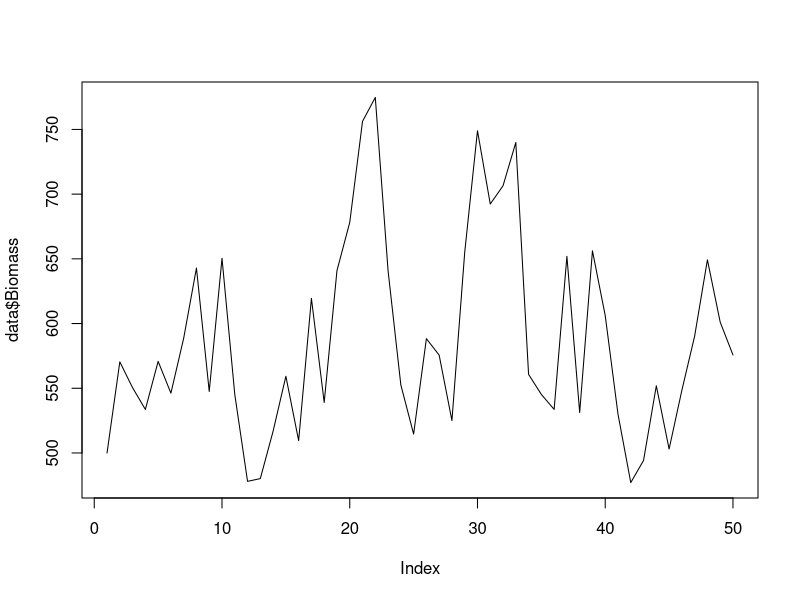
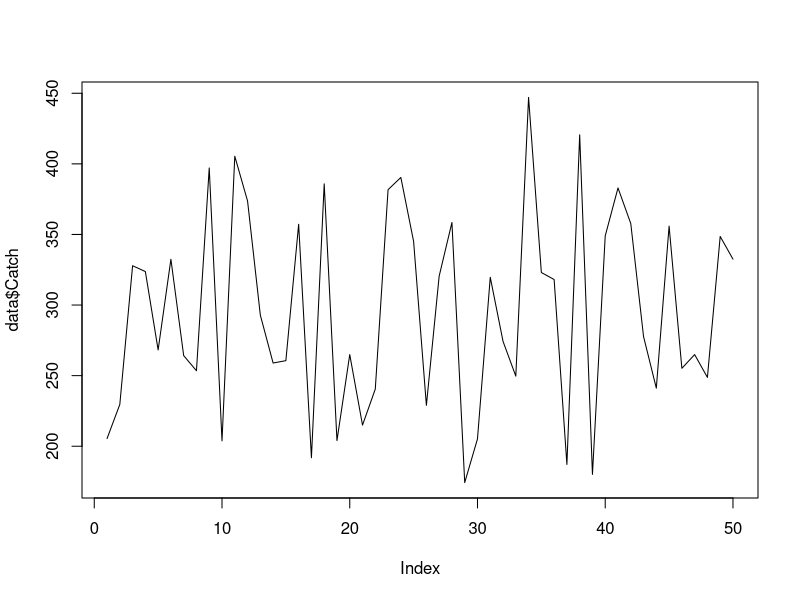
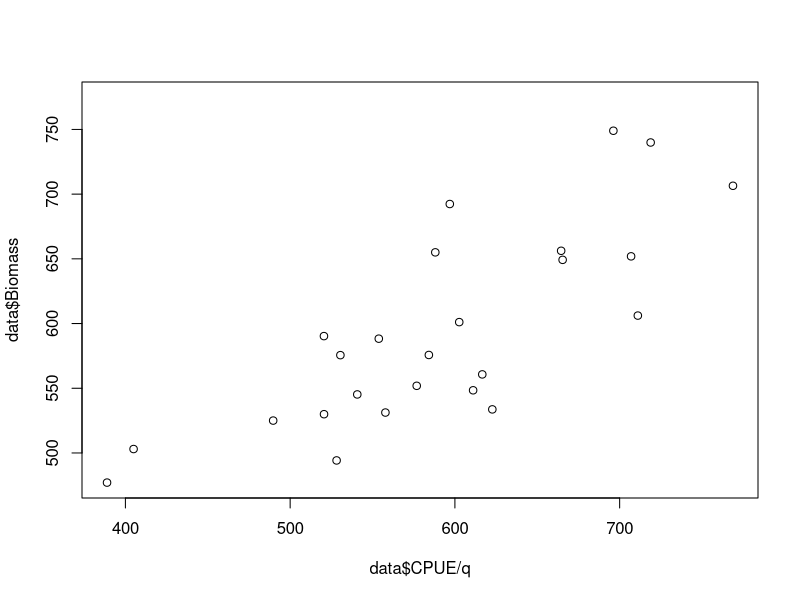
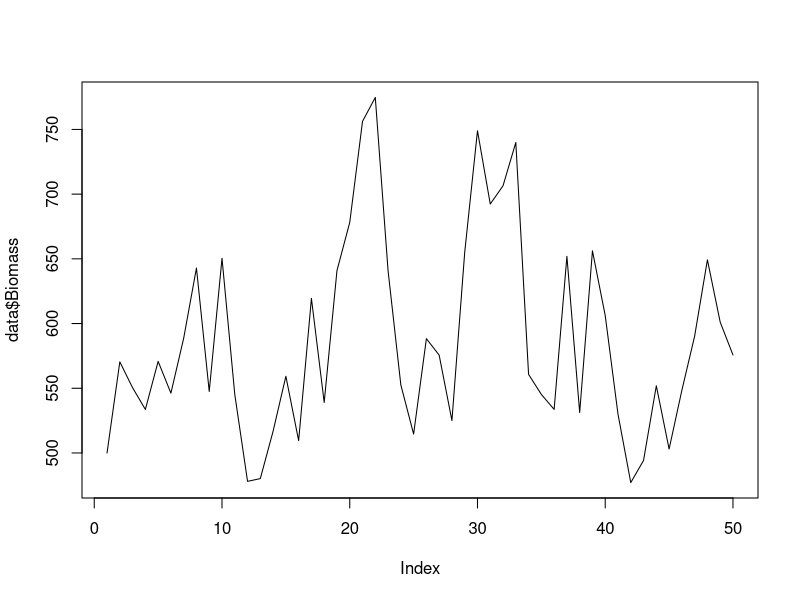
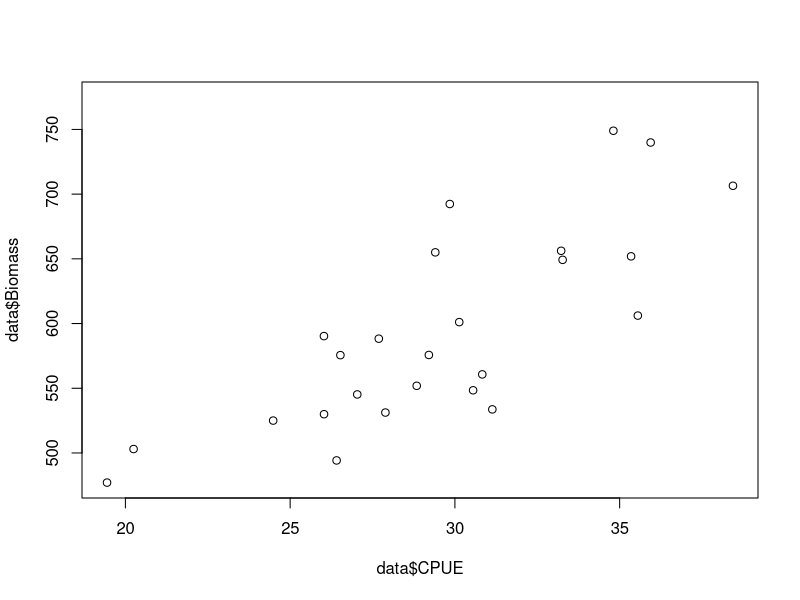
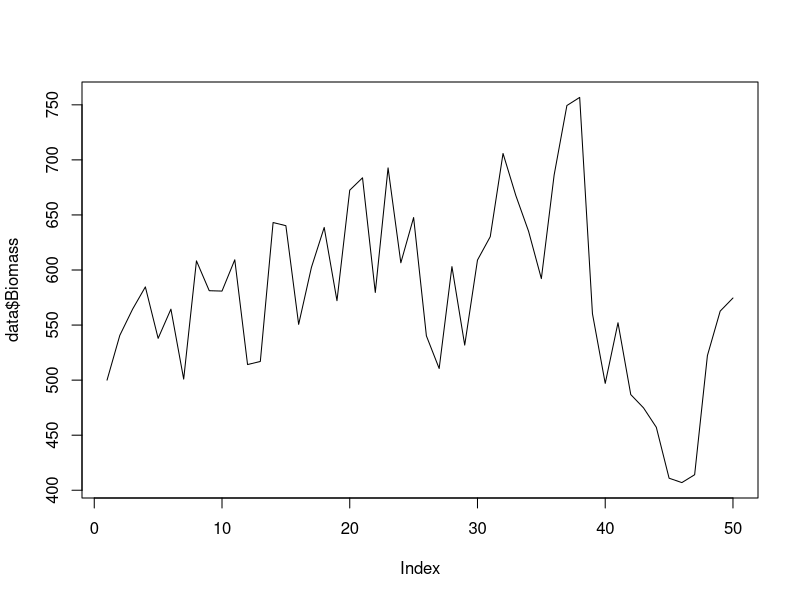
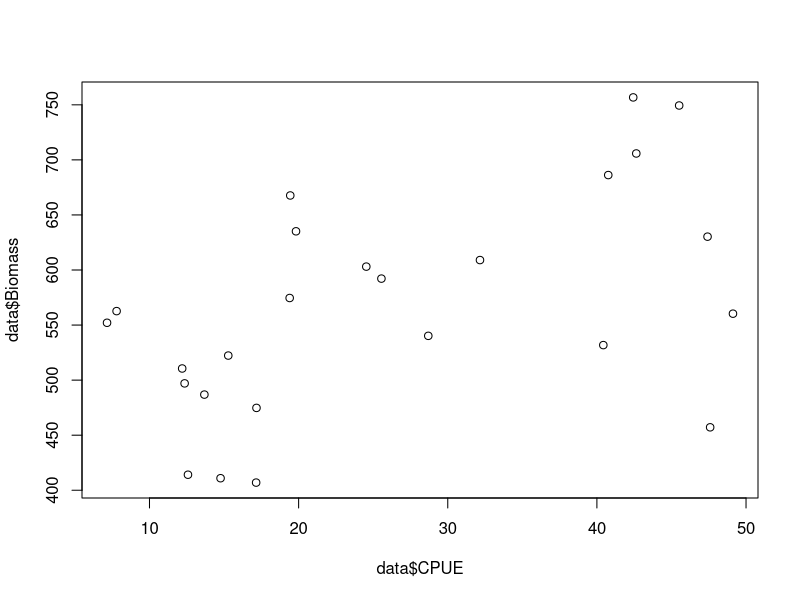
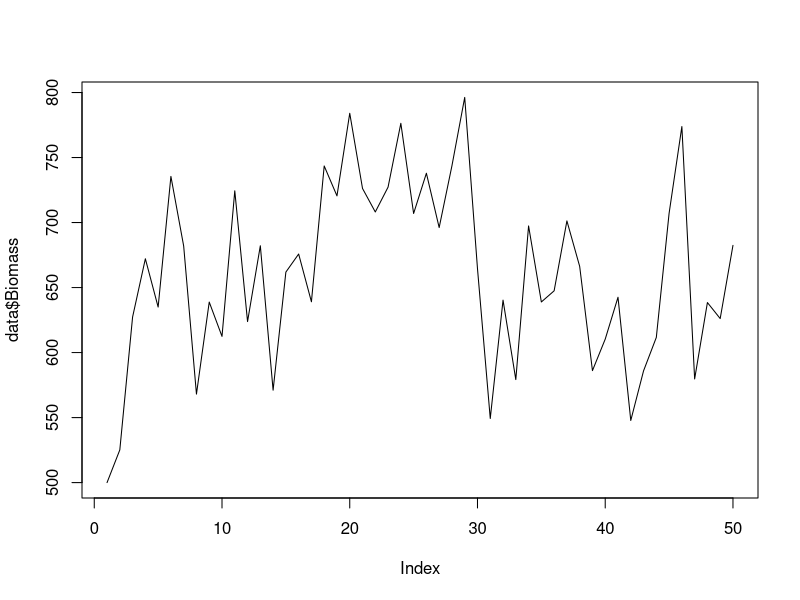

Generate these figures, in order, with R: (Note: this script raises an error after producing the figures.)
## ---- chunk 1
knitr::opts_chunk$set(echo = TRUE)
## ---- chunk 2
#rm(list =ls())
set.seed(2024)
sigma.CPUE <- 0.1

r <- 0.8
K <- 1000
D1 <- 0.5
shape <- 2
q <- 0.05
TTYear <- 50
CR<- 0.3


B <- rep(NA, TTYear)
tmpB <- rep(NA, TTYear)
Catch <- rep(NA, TTYear)


B[1] <- D1*K
Catch[1] <- B[1]*CR*runif(1,0.7,1.5)

for(t in 2:TTYear){
  tmpB[t] <- B[t-1]+r*B[t-1]*(1-(B[t-1]/K)^shape)
  Catch[t] <- tmpB[t]*CR*runif(1,0.7,1.5)
  B[t] <- tmpB[t]-Catch[t]
}

cpue <- q*B
error <- rnorm(n = length(cpue),-(sigma.CPUE^2)/2,sigma.CPUE)
cpue_obs <- cpue * exp(error)

data <- data.frame(
  Year = 1975:2024,
  Biomass = B,
  Catch = Catch,
  CPUE = cpue_obs
)
data$CPUE[1:25] <- NA
plot(data$Biomass, type="l")
plot(data$Catch, type="l")
plot(data$CPUE/q, data$Biomass)


## ---- chunk 3
set.seed(2024)
sigma.CPUE <- 0.1

r <- 0.8
K <- 1000
D1 <- 0.5
shape <- 2
q <- 0.05
TTYear <- 50
CR<- 0.3

B <- rep(NA, TTYear)
tmpB <- rep(NA, TTYear)
Catch <- rep(NA, TTYear)


B[1] <- D1*K
Catch[1] <- B[1]*CR*runif(1,0.7,1.5)

for(t in 2:TTYear){
  tmpB[t] <- B[t-1]+r*B[t-1]*(1-(B[t-1]/K)^shape)
  Catch[t] <- tmpB[t]*CR*runif(1,0.7,1.5)
  B[t] <- tmpB[t]-Catch[t]
}
  
cpue <- q*B
error <- rnorm(n = length(cpue),-(sigma.CPUE^2)/2,sigma.CPUE)
cpue_obs <- cpue * exp(error)

data <- data.frame(
  Year = 1975:2024,
  Biomass = B,
  Catch = Catch,
  CPUE = cpue_obs
)
data$CPUE[1:25] <- NA
plot(data$Biomass, type="l")
plot(data$CPUE, data$Biomass)
#write.csv(data, "Data/redG.csv", row.names = FALSE)
## ---- chunk 4
set.seed(2025)
sigma.CPUE <- 0.5

r <- 0.8
K <- 1000
D1 <- 0.5
shape <- 2
q <- 0.05
TTYear <- 50
CR<- 0.3

B <- rep(NA, TTYear)
tmpB <- rep(NA, TTYear)
Catch <- rep(NA, TTYear)


B[1] <- D1*K
Catch[1] <- B[1]*CR*runif(1,0.7,1.5)

for(t in 2:TTYear){
  tmpB[t] <- B[t-1]+r*B[t-1]*(1-(B[t-1]/K)^shape)
  Catch[t] <- tmpB[t]*CR*runif(1,0.7,1.5)
  B[t] <- tmpB[t]-Catch[t]
}
  
cpue <- q*B
error <- rnorm(n = length(cpue),-(sigma.CPUE^2)/2,sigma.CPUE)
cpue_obs <- cpue * exp(error)

data <- data.frame(
  Year = 1975:2024,
  Biomass = B,
  Catch = Catch,
  CPUE = cpue_obs
)
data$CPUE[1:25] <- NA
plot(data$Biomass, type="l")
plot(data$CPUE, data$Biomass)
#write.csv(data, "Data/areolateG.csv", row.names = FALSE)
## ---- chunk 5
set.seed(2026)
sigma.CPUE <- 0.8

r <- 0.8
K <- 1000
D1 <- 0.5
shape <- 2
q <- 0.05
TTYear <- 50
CR<- 0.3

B <- rep(NA, TTYear)
tmpB <- rep(NA, TTYear)
Catch <- rep(NA, TTYear)


B[1] <- D1*K
Catch[1] <- B[1]*CR*runif(1,0.7,1.5)

for(t in 2:TTYear){
  tmpB[t] <- B[t-1]+r*B[t-1]*(1-(B[t-1]/K)^shape)
  Catch[t] <- tmpB[t]*CR*runif(1,0.7,1.5)
  B[t] <- tmpB[t]-Catch[t]
}
  
cpue <- q*B
error <- rnorm(n = length(cpue),-(sigma.CPUE^2)/2,sigma.CPUE)
cpue_obs <- cpue * exp(error)

data <- data.frame(
  Year = 1975:2024,
  Biomass = B,
  Catch = Catch,
  CPUE = cpue_obs
)
data$CPUE[1:25] <- NA
plot(data$Biomass, type="l")
plot(data$CPUE, data$Biomass)
#write.csv(data, "Data/bluespottedG.csv", row.names = FALSE)


## ---- chunk 6
set.seed(2024)
sigma.CPUE <- 0.1
K <- 3000
CR<- 0.3
D1 <- 0.6

r <- 0.8
shape <- 1
q <- 0.05
TTYear <- 50

B <- rep(NA, TTYear)
tmpB <- rep(NA, TTYear)
Catch <- rep(NA, TTYear)


B[1] <- D1*K
Catch[1] <- B[1]*CR*rnorm(1,1,0.1)

for(t in 2:TTYear){
  tmpB[t] <- B[t-1]+r*B[t-1]*(1-(B[t-1]/K)^shape)
  Catch[t] <- tmpB[t]*CR*rnorm(1,1,0.1)
  B[t] <- tmpB[t]-Catch[t]
}
  
cpue <- q*B
error <- rnorm(n = length(cpue),-(sigma.CPUE^2)/2,sigma.CPUE)
cpue_obs <- cpue * exp(error)

data <- data.frame(
  Year = 1975:2024,
  Biomass = B,
  Catch = Catch,
  CPUE = cpue_obs
)
data$CPUE[1:10] <- NA
plot(data$Biomass, type="l")
plot(data$Catch, type="b")
plot(data$CPUE/q, data$Biomass)
plot(data$Catch/K, type="l")
plot(data$Catch/data$Biomass, type="l")
#write.csv(data, "Data/redG2.csv", row.names = FALSE)
## ---- chunk 7
set.seed(2024)
sigma.CPUE <- 0.3
K <- 2000
CR<- 0.2
D1 <- 0.7

r <- 0.8
shape <- 1
q <- 0.05
TTYear <- 50


B <- rep(NA, TTYear)
tmpB <- rep(NA, TTYear)
Catch <- rep(NA, TTYear)


B[1] <- D1*K
Catch[1] <- B[1]*CR*rnorm(1,1,0.1)

for(t in 2:TTYear){
  tmpB[t] <- B[t-1]+r*B[t-1]*(1-(B[t-1]/K)^shape)
  Catch[t] <- tmpB[t]*CR*rnorm(1,1,0.1)
  B[t] <- tmpB[t]-Catch[t]
}
  
cpue <- q*B
error <- rnorm(n =length(cpue),-(sigma.CPUE^2)/2,sigma.CPUE)
cpue_obs <- cpue * exp(error)

data <- data.frame(
  Year = 1975:2024,
  Biomass = B,
  Catch = Catch,
  CPUE = cpue_obs
)
data$CPUE[1:10] <- NA
plot(data$Biomass, type="l")
plot(data$Catch, type="b")
plot(data$CPUE/q, data$Biomass)
plot(data$Catch/K, type="l")
plot(data$Catch/data$Biomass, type="l")
#write.csv(data, "Data/areolateG2.csv", row.names = FALSE)
## ---- chunk 8
set.seed(2024)
sigma.CPUE <- 0.5
K <- 1000
CR<- 0.1
D1 <- 0.9

r <- 0.8
shape <- 1
q <- 0.05
TTYear <- 50


B <- rep(NA, TTYear)
tmpB <- rep(NA, TTYear)
Catch <- rep(NA, TTYear)


B[1] <- D1*K
Catch[1] <- B[1]*CR*rnorm(1,1,0.1)

for(t in 2:TTYear){
  tmpB[t] <- B[t-1]+r*B[t-1]*(1-(B[t-1]/K)^shape)
  Catch[t] <- tmpB[t]*CR*rnorm(1,1,0.1)
  B[t] <- tmpB[t]-Catch[t]
}
  
cpue <- q*B
error <- rnorm(n =length(cpue),-(sigma.CPUE^2)/2,sigma.CPUE)
cpue_obs <- cpue * exp(error)

data <- data.frame(
  Year = 1975:2024,
  Biomass = B,
  Catch = Catch,
  CPUE = cpue_obs
)
data$CPUE[1:10] <- NA
plot(data$Biomass, type="l")
plot(data$Catch, type="b")
plot(data$CPUE/q, data$Biomass)
plot(data$Catch/K, type="l")
plot(data$Catch/data$Biomass, type="l")
#write.csv(data, "Data/bluespottedG2.csv", row.names = FALSE)
## ---- chunk 9
set.seed(2024)
sigma.CPUE <- 0.1
K <- 3000
CR<- 0.3
D1 <- 0.6

r <- 0.8
shape <- 0.5
q <- 0.05
TTYear <- 50

B <- rep(NA, TTYear)
tmpB <- rep(NA, TTYear)
Catch <- rep(NA, TTYear)


B[1] <- D1*K
Catch[1] <- B[1]*CR*rnorm(1,1,0.1)

for(t in 2:TTYear){
  tmpB[t] <- B[t-1]+r*B[t-1]*(1-(B[t-1]/K)^shape)
  Catch[t] <- tmpB[t]*CR*rnorm(1,1,0.1)
  B[t] <- tmpB[t]-Catch[t]
}
  
cpue <- q*B
error <- rnorm(n = length(cpue),-(sigma.CPUE^2)/2,sigma.CPUE)
cpue_obs <- cpue * exp(error)

data <- data.frame(
  Year = 1975:2024,
  Biomass = B,
  Catch = Catch,
  CPUE = cpue_obs
)
data$CPUE[1:10] <- NA
plot(data$Biomass, type="l")
plot(data$Catch, type="b")
plot(data$CPUE/q, data$Biomass)
plot(data$Catch/K, type="l")
plot(data$Catch/data$Biomass, type="l")
plot(data$Biomass/K, type="l")
#write.csv(data, "Data/redGz.csv", row.names = FALSE)
## ---- chunk 10
set.seed(2024)
sigma.CPUE <- 0.3
K <- 2000
CR<- 0.2
D1 <- 0.7

r <- 0.8
shape <- 0.5
q <- 0.05
TTYear <- 50


B <- rep(NA, TTYear)
tmpB <- rep(NA, TTYear)
Catch <- rep(NA, TTYear)


B[1] <- D1*K
Catch[1] <- B[1]*CR*rnorm(1,1,0.1)

for(t in 2:TTYear){
  tmpB[t] <- B[t-1]+r*B[t-1]*(1-(B[t-1]/K)^shape)
  Catch[t] <- tmpB[t]*CR*rnorm(1,1,0.1)
  B[t] <- tmpB[t]-Catch[t]
}
  
cpue <- q*B
error <- rnorm(n =length(cpue),-(sigma.CPUE^2)/2,sigma.CPUE)
cpue_obs <- cpue * exp(error)

data <- data.frame(
  Year = 1975:2024,
  Biomass = B,
  Catch = Catch,
  CPUE = cpue_obs
)
data$CPUE[1:10] <- NA
plot(data$Biomass, type="l")
plot(data$Catch, type="b")
plot(data$CPUE/q, data$Biomass)
plot(data$Catch/K, type="l")
plot(data$Catch/data$Biomass, type="l")
plot(data$Biomass/K, type="l")
#write.csv(data, "Data/areolateGz.csv", row.names = FALSE)
## ---- chunk 11
set.seed(2024)
sigma.CPUE <- 0.5
K <- 1000
CR<- 0.1
D1 <- 0.9

r <- 0.8
shape <- 0.5
q <- 0.05
TTYear <- 50


B <- rep(NA, TTYear)
tmpB <- rep(NA, TTYear)
Catch <- rep(NA, TTYear)


B[1] <- D1*K
Catch[1] <- B[1]*CR*rnorm(1,1,0.1)

for(t in 2:TTYear){
  tmpB[t] <- B[t-1]+r*B[t-1]*(1-(B[t-1]/K)^shape)
  Catch[t] <- tmpB[t]*CR*rnorm(1,1,0.1)
  B[t] <- tmpB[t]-Catch[t]
}
  
cpue <- q*B
error <- rnorm(n =length(cpue),-(sigma.CPUE^2)/2,sigma.CPUE)
cpue_obs <- cpue * exp(error)

data <- data.frame(
  Year = 1975:2024,
  Biomass = B,
  Catch = Catch,
  CPUE = cpue_obs
)
data$CPUE[1:10] <- NA
plot(data$Biomass, type="l")
plot(data$Catch, type="b")
plot(data$CPUE/q, data$Biomass)
plot(data$Catch/K, type="l")
plot(data$Catch/data$Biomass, type="l")
plot(data$Biomass/K, type="l")
#write.csv(data, "Data/bluespottedGz.csv", row.names = FALSE)
## ---- chunk 12
set.seed(2024)
sigma.CPUE <- 0.1
K <- 3000
D1 <- 0.6

r <- 0.8
shape <- 0.5
q <- 0.05
TTYear <- 50

B <- rep(NA, TTYear)
tmpB <- rep(NA, TTYear)
Catch <- rep(NA, TTYear)


B[1] <- D1*K
Catch[1] <- B[1]*runif(1,0.1,0.7)

for(t in 2:TTYear){
  tmpB[t] <- B[t-1]+r*B[t-1]*(1-(B[t-1]/K)^shape)
  Catch[t] <- tmpB[t]*runif(1,0.0,0.4)
  B[t] <- tmpB[t]-Catch[t]
}
  
cpue <- q*B
error <- rnorm(n = length(cpue),-(sigma.CPUE^2)/2,sigma.CPUE)
cpue_obs <- cpue * exp(error)

data <- data.frame(
  Year = 1975:2024,
  Biomass = B,
  Catch = Catch,
  CPUE = cpue_obs
)
data$CPUE[1:10] <- NA
plot(data$Biomass, type="l")
plot(data$Catch, type="b")
plot(data$CPUE/q, data$Biomass)
plot(data$Catch/K, type="l")
plot(data$Catch/data$Biomass, type="l")
plot(data$Biomass/K, type="l")
write.csv(data, "Data/0731_1.csv", row.names = FALSE)
## ---- chunk 13
set.seed(2025)
sigma.CPUE <- 0.1
K <- 2000
CR<- 0.2
D1 <- 0.7

r <- 0.8
shape <- 0.5
q <- 0.05
TTYear <- 50


B <- rep(NA, TTYear)
tmpB <- rep(NA, TTYear)
Catch <- rep(NA, TTYear)


B[1] <- D1*K
Catch[1] <- B[1]*runif(1,0.1,0.7)

for(t in 2:TTYear){
  tmpB[t] <- B[t-1]+r*B[t-1]*(1-(B[t-1]/K)^shape)
  Catch[t] <- tmpB[t]*runif(1,0.0,0.4)
  B[t] <- tmpB[t]-Catch[t]
}
  
cpue <- q*B
error <- rnorm(n =length(cpue),-(sigma.CPUE^2)/2,sigma.CPUE)
cpue_obs <- cpue * exp(error)

data <- data.frame(
  Year = 1975:2024,
  Biomass = B,
  Catch = Catch,
  CPUE = cpue_obs
)
data$CPUE[1:10] <- NA
plot(data$Biomass, type="l")
plot(data$Catch, type="b")
plot(data$CPUE/q, data$Biomass)
plot(data$Catch/K, type="l")
plot(data$Catch/data$Biomass, type="l")
plot(data$Biomass/K, type="l")
write.csv(data, "Data/0731_2.csv", row.names = FALSE)
## ---- chunk 14
set.seed(2026)
sigma.CPUE <- 0.1
K <- 1000
CR<- 0.1
D1 <- 0.9

r <- 0.8
shape <- 0.5
q <- 0.05
TTYear <- 50


B <- rep(NA, TTYear)
tmpB <- rep(NA, TTYear)
Catch <- rep(NA, TTYear)


B[1] <- D1*K
Catch[1] <- B[1]*runif(1,0.1,0.7)

for(t in 2:TTYear){
  tmpB[t] <- B[t-1]+r*B[t-1]*(1-(B[t-1]/K)^shape)
  Catch[t] <- tmpB[t]*runif(1,0.0,0.4)
  B[t] <- tmpB[t]-Catch[t]
}
  
cpue <- q*B
error <- rnorm(n =length(cpue),-(sigma.CPUE^2)/2,sigma.CPUE)
cpue_obs <- cpue * exp(error)

data <- data.frame(
  Year = 1975:2024,
  Biomass = B,
  Catch = Catch,
  CPUE = cpue_obs
)
data$CPUE[1:10] <- NA
plot(data$Biomass, type="l")
plot(data$Catch, type="b")
plot(data$CPUE/q, data$Biomass)
plot(data$Catch/K, type="l")
plot(data$Catch/data$Biomass, type="l")
plot(data$Biomass/K, type="l")
write.csv(data, "Data/0731_3.csv", row.names = FALSE)
## ---- chunk 15
set.seed(2027)
sigma.CPUE <- 0.2
K <- 4000
CR<- 0.1
D1 <- 0.9

r <- 0.8
shape <- 0.5
q <- 0.05
TTYear <- 50


B <- rep(NA, TTYear)
tmpB <- rep(NA, TTYear)
Catch <- rep(NA, TTYear)


B[1] <- D1*K
Catch[1] <- B[1]*runif(1,0.1,0.7)

for(t in 2:TTYear){
  tmpB[t] <- B[t-1]+r*B[t-1]*(1-(B[t-1]/K)^shape)
  Catch[t] <- tmpB[t]*runif(1,0.0,0.4)
  B[t] <- tmpB[t]-Catch[t]
}
  
cpue <- q*B
error <- rnorm(n =length(cpue),-(sigma.CPUE^2)/2,sigma.CPUE)
cpue_obs <- cpue * exp(error)

data <- data.frame(
  Year = 1975:2024,
  Biomass = B,
  Catch = Catch,
  CPUE = cpue_obs
)
data$CPUE[1:10] <- NA
plot(data$Biomass, type="l")
plot(data$Catch, type="b")
plot(data$CPUE/q, data$Biomass)
plot(data$Catch/K, type="l")
plot(data$Catch/data$Biomass, type="l")
plot(data$Biomass/K, type="l")
write.csv(data, "Data/0731_4.csv", row.names = FALSE)
## ---- chunk 16
set.seed(2028)
sigma.CPUE <- 0.3
K <- 1500
CR<- 0.1
D1 <- 0.7

r <- 0.8
shape <- 0.5
q <- 0.05
TTYear <- 50


B <- rep(NA, TTYear)
tmpB <- rep(NA, TTYear)
Catch <- rep(NA, TTYear)


B[1] <- D1*K
Catch[1] <- B[1]*runif(1,0.1,0.7)

for(t in 2:TTYear){
  tmpB[t] <- B[t-1]+r*B[t-1]*(1-(B[t-1]/K)^shape)
  Catch[t] <- tmpB[t]*runif(1,0.0,0.4)
  B[t] <- tmpB[t]-Catch[t]
}
  
cpue <- q*B
error <- rnorm(n =length(cpue),-(sigma.CPUE^2)/2,sigma.CPUE)
cpue_obs <- cpue * exp(error)

data <- data.frame(
  Year = 1975:2024,
  Biomass = B,
  Catch = Catch,
  CPUE = cpue_obs
)
data$CPUE[1:10] <- NA
plot(data$Biomass, type="l")
plot(data$Catch, type="b")
plot(data$CPUE/q, data$Biomass)
plot(data$Catch/K, type="l")
plot(data$Catch/data$Biomass, type="l")
plot(data$Biomass/K, type="l")
write.csv(data, "Data/0731_5.csv", row.names = FALSE)
